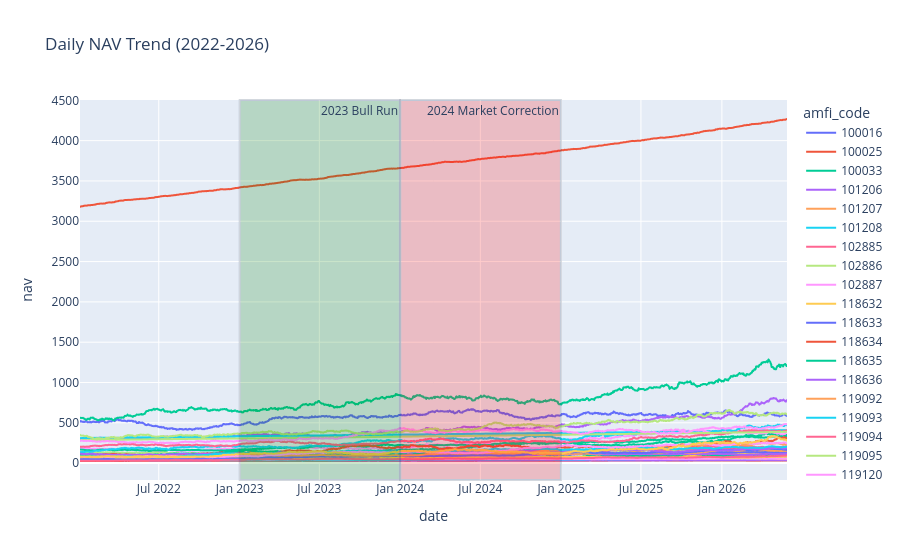

Write notebook code for a chart like this one.
### Markdown cell above
NAV Trend Analysis

Requirement:

Plot daily NAV for all 40 schemes 2022–2026
Highlight 2023 bull run and 2024 correction
Use Plotly
What are we analyzing?

NAV = fund value over time.

Need trend.

Example:

2023 → market bullish → NAV rises
2024 → correction → temporary fall

### Code cell
nav["date"] = pd.to_datetime(nav["date"])

fig = px.line(
    nav,
    x="date",
    y="nav",
    color="amfi_code",
    title="Daily NAV Trend (2022-2026)"
)

fig.add_vrect(
    x0="2023-01-01",
    x1="2023-12-31",
    annotation_text="2023 Bull Run",
    fillcolor="green",
    opacity=0.2
)

fig.add_vrect(
    x0="2024-01-01",
    x1="2024-12-31",
    annotation_text="2024 Market Correction",
    fillcolor="red",
    opacity=0.2
)

fig.show()

### Figure 1 — Plotly figure (JSON) as saved in the notebook; plotly's stock layout.template omitted (floating-point values rounded to 4 significant figures; data arrays with more than 128 entries replaced by an {"elided": "..."} marker saying what was removed)
{"data": [{"hovertemplate": "amfi_code=100016<br>date=%{x}<br>nav=%{y}<extra></extra>", "legendgroup": "100016", "line": {"color": "#636efa", "dash": "solid"}, "marker": {"symbol": "circle"}, "mode": "lines", "name": "100016", "showlegend": true, "type": "scattergl", "x": {"elided": "1150 str values"}, "xaxis": "x", "y": {"elided": "1150 float values"}, "yaxis": "y"}, {"hovertemplate": "amfi_code=100025<br>date=%{x}<br>nav=%{y}<extra></extra>", "legendgroup": "100025", "line": {"color": "#EF553B", "dash": "solid"}, "marker": {"symbol": "circle"}, "mode": "lines", "name": "100025", "showlegend": true, "type": "scattergl", "x": {"elided": "1150 str values"}, "xaxis": "x", "y": {"elided": "1150 float values"}, "yaxis": "y"}, {"hovertemplate": "amfi_code=100033<br>date=%{x}<br>nav=%{y}<extra></extra>", "legendgroup": "100033", "line": {"color": "#00cc96", "dash": "solid"}, "marker": {"symbol": "circle"}, "mode": "lines", "name": "100033", "showlegend": true, "type": "scattergl", "x": {"elided": "1150 str values"}, "xaxis": "x", "y": {"elided": "1150 float values"}, "yaxis": "y"}, {"hovertemplate": "amfi_code=101206<br>date=%{x}<br>nav=%{y}<extra></extra>", "legendgroup": "101206", "line": {"color": "#ab63fa", "dash": "solid"}, "marker": {"symbol": "circle"}, "mode": "lines", "name": "101206", "showlegend": true, "type": "scattergl", "x": {"elided": "1150 str values"}, "xaxis": "x", "y": {"elided": "1150 float values"}, "yaxis": "y"}, {"hovertemplate": "amfi_code=101207<br>date=%{x}<br>nav=%{y}<extra></extra>", "legendgroup": "101207", "line": {"color": "#FFA15A", "dash": "solid"}, "marker": {"symbol": "circle"}, "mode": "lines", "name": "101207", "showlegend": true, "type": "scattergl", "x": {"elided": "1150 str values"}, "xaxis": "x", "y": {"elided": "1150 float values"}, "yaxis": "y"}, {"hovertemplate": "amfi_code=101208<br>date=%{x}<br>nav=%{y}<extra></extra>", "legendgroup": "101208", "line": {"color": "#19d3f3", "dash": "solid"}, "marker": {"symbol": "circle"}, "mode": "lines", "name": "101208", "showlegend": true, "type": "scattergl", "x": {"elided": "1150 str values"}, "xaxis": "x", "y": {"elided": "1150 float values"}, "yaxis": "y"}, {"hovertemplate": "amfi_code=102885<br>date=%{x}<br>nav=%{y}<extra></extra>", "legendgroup": "102885", "line": {"color": "#FF6692", "dash": "solid"}, "marker": {"symbol": "circle"}, "mode": "lines", "name": "102885", "showlegend": true, "type": "scattergl", "x": {"elided": "1150 str values"}, "xaxis": "x", "y": {"elided": "1150 float values"}, "yaxis": "y"}, {"hovertemplate": "amfi_code=102886<br>date=%{x}<br>nav=%{y}<extra></extra>", "legendgroup": "102886", "line": {"color": "#B6E880", "dash": "solid"}, "marker": {"symbol": "circle"}, "mode": "lines", "name": "102886", "showlegend": true, "type": "scattergl", "x": {"elided": "1150 str values"}, "xaxis": "x", "y": {"elided": "1150 float values"}, "yaxis": "y"}, {"hovertemplate": "amfi_code=102887<br>date=%{x}<br>nav=%{y}<extra></extra>", "legendgroup": "102887", "line": {"color": "#FF97FF", "dash": "solid"}, "marker": {"symbol": "circle"}, "mode": "lines", "name": "102887", "showlegend": true, "type": "scattergl", "x": {"elided": "1150 str values"}, "xaxis": "x", "y": {"elided": "1150 float values"}, "yaxis": "y"}, {"hovertemplate": "amfi_code=118632<br>date=%{x}<br>nav=%{y}<extra></extra>", "legendgroup": "118632", "line": {"color": "#FECB52", "dash": "solid"}, "marker": {"symbol": "circle"}, "mode": "lines", "name": "118632", "showlegend": true, "type": "scattergl", "x": {"elided": "1150 str values"}, "xaxis": "x", "y": {"elided": "1150 float values"}, "yaxis": "y"}, {"hovertemplate": "amfi_code=118633<br>date=%{x}<br>nav=%{y}<extra></extra>", "legendgroup": "118633", "line": {"color": "#636efa", "dash": "solid"}, "marker": {"symbol": "circle"}, "mode": "lines", "name": "118633", "showlegend": true, "type": "scattergl", "x": {"elided": "1150 str values"}, "xaxis": "x", "y": {"elided": "1150 float values"}, "yaxis": "y"}, {"hovertemplate": "amfi_code=118634<br>date=%{x}<br>nav=%{y}<extra></extra>", "legendgroup": "118634", "line": {"color": "#EF553B", "dash": "solid"}, "marker": {"symbol": "circle"}, "mode": "lines", "name": "118634", "showlegend": true, "type": "scattergl", "x": {"elided": "1150 str values"}, "xaxis": "x", "y": {"elided": "1150 float values"}, "yaxis": "y"}, {"hovertemplate": "amfi_code=118635<br>date=%{x}<br>nav=%{y}<extra></extra>", "legendgroup": "118635", "line": {"color": "#00cc96", "dash": "solid"}, "marker": {"symbol": "circle"}, "mode": "lines", "name": "118635", "showlegend": true, "type": "scattergl", "x": {"elided": "1150 str values"}, "xaxis": "x", "y": {"elided": "1150 float values"}, "yaxis": "y"}, {"hovertemplate": "amfi_code=118636<br>date=%{x}<br>nav=%{y}<extra></extra>", "legendgroup": "118636", "line": {"color": "#ab63fa", "dash": "solid"}, "marker": {"symbol": "circle"}, "mode": "lines", "name": "118636", "showlegend": true, "type": "scattergl", "x": {"elided": "1150 str values"}, "xaxis": "x", "y": {"elided": "1150 float values"}, "yaxis": "y"}, {"hovertemplate": "amfi_code=119092<br>date=%{x}<br>nav=%{y}<extra></extra>", "legendgroup": "119092", "line": {"color": "#FFA15A", "dash": "solid"}, "marker": {"symbol": "circle"}, "mode": "lines", "name": "119092", "showlegend": true, "type": "scattergl", "x": {"elided": "1150 str values"}, "xaxis": "x", "y": {"elided": "1150 float values"}, "yaxis": "y"}, {"hovertemplate": "amfi_code=119093<br>date=%{x}<br>nav=%{y}<extra></extra>", "legendgroup": "119093", "line": {"color": "#19d3f3", "dash": "solid"}, "marker": {"symbol": "circle"}, "mode": "lines", "name": "119093", "showlegend": true, "type": "scattergl", "x": {"elided": "1150 str values"}, "xaxis": "x", "y": {"elided": "1150 float values"}, "yaxis": "y"}, {"hovertemplate": "amfi_code=119094<br>date=%{x}<br>nav=%{y}<extra></extra>", "legendgroup": "119094", "line": {"color": "#FF6692", "dash": "solid"}, "marker": {"symbol": "circle"}, "mode": "lines", "name": "119094", "showlegend": true, "type": "scattergl", "x": {"elided": "1150 str values"}, "xaxis": "x", "y": {"elided": "1150 float values"}, "yaxis": "y"}, {"hovertemplate": "amfi_code=119095<br>date=%{x}<br>nav=%{y}<extra></extra>", "legendgroup": "119095", "line": {"color": "#B6E880", "dash": "solid"}, "marker": {"symbol": "circle"}, "mode": "lines", "name": "119095", "showlegend": true, "type": "scattergl", "x": {"elided": "1150 str values"}, "xaxis": "x", "y": {"elided": "1150 float values"}, "yaxis": "y"}, {"hovertemplate": "amfi_code=119120<br>date=%{x}<br>nav=%{y}<extra></extra>", "legendgroup": "119120", "line": {"color": "#FF97FF", "dash": "solid"}, "marker": {"symbol": "circle"}, "mode": "lines", "name": "119120", "showlegend": true, "type": "scattergl", "x": {"elided": "1150 str values"}, "xaxis": "x", "y": {"elided": "1150 float values"}, "yaxis": "y"}, {"hovertemplate": "amfi_code=119551<br>date=%{x}<br>nav=%{y}<extra></extra>", "legendgroup": "119551", "line": {"color": "#FECB52", "dash": "solid"}, "marker": {"symbol": "circle"}, "mode": "lines", "name": "119551", "showlegend": true, "type": "scattergl", "x": {"elided": "1150 str values"}, "xaxis": "x", "y": {"elided": "1150 float values"}, "yaxis": "y"}, {"hovertemplate": "amfi_code=119552<br>date=%{x}<br>nav=%{y}<extra></extra>", "legendgroup": "119552", "line": {"color": "#636efa", "dash": "solid"}, "marker": {"symbol": "circle"}, "mode": "lines", "name": "119552", "showlegend": true, "type": "scattergl", "x": {"elided": "1150 str values"}, "xaxis": "x", "y": {"elided": "1150 float values"}, "yaxis": "y"}, {"hovertemplate": "amfi_code=119598<br>date=%{x}<br>nav=%{y}<extra></extra>", "legendgroup": "119598", "line": {"color": "#EF553B", "dash": "solid"}, "marker": {"symbol": "circle"}, "mode": "lines", "name": "119598", "showlegend": true, "type": "scattergl", "x": {"elided": "1150 str values"}, "xaxis": "x", "y": {"elided": "1150 float values"}, "yaxis": "y"}, {"hovertemplate": "amfi_code=119599<br>date=%{x}<br>nav=%{y}<extra></extra>", "legendgroup": "119599", "line": {"color": "#00cc96", "dash": "solid"}, "marker": {"symbol": "circle"}, "mode": "lines", "name": "119599", "showlegend": true, "type": "scattergl", "x": {"elided": "1150 str values"}, "xaxis": "x", "y": {"elided": "1150 float values"}, "yaxis": "y"}, {"hovertemplate": "amfi_code=120503<br>date=%{x}<br>nav=%{y}<extra></extra>", "legendgroup": "120503", "line": {"color": "#ab63fa", "dash": "solid"}, "marker": {"symbol": "circle"}, "mode": "lines", "name": "120503", "showlegend": true, "type": "scattergl", "x": {"elided": "1150 str values"}, "xaxis": "x", "y": {"elided": "1150 float values"}, "yaxis": "y"}, {"hovertemplate": "amfi_code=120504<br>date=%{x}<br>nav=%{y}<extra></extra>", "legendgroup": "120504", "line": {"color": "#FFA15A", "dash": "solid"}, "marker": {"symbol": "circle"}, "mode": "lines", "name": "120504", "showlegend": true, "type": "scattergl", "x": {"elided": "1150 str values"}, "xaxis": "x", "y": {"elided": "1150 float values"}, "yaxis": "y"}, {"hovertemplate": "amfi_code=120505<br>date=%{x}<br>nav=%{y}<extra></extra>", "legendgroup": "120505", "line": {"color": "#19d3f3", "dash": "solid"}, "marker": {"symbol": "circle"}, "mode": "lines", "name": "120505", "showlegend": true, "type": "scattergl", "x": {"elided": "1150 str values"}, "xaxis": "x", "y": {"elided": "1150 float values"}, "yaxis": "y"}, {"hovertemplate": "amfi_code=120506<br>date=%{x}<br>nav=%{y}<extra></extra>", "legendgroup": "120506", "line": {"color": "#FF6692", "dash": "solid"}, "marker": {"symbol": "circle"}, "mode": "lines", "name": "120506", "showlegend": true, "type": "scattergl", "x": {"elided": "1150 str values"}, "xaxis": "x", "y": {"elided": "1150 float values"}, "yaxis": "y"}, {"hovertemplate": "amfi_code=120507<br>date=%{x}<br>nav=%{y}<extra></extra>", "legendgroup": "120507", "line": {"color": "#B6E880", "dash": "solid"}, "marker": {"symbol": "circle"}, "mode": "lines", "name": "120507", "showlegend": true, "type": "scattergl", "x": {"elided": "1150 str values"}, "xaxis": "x", "y": {"elided": "1150 float values"}, "yaxis": "y"}, {"hovertemplate": "amfi_code=120841<br>date=%{x}<br>nav=%{y}<extra></extra>", "legendgroup": "120841", "line": {"color": "#FF97FF", "dash": "solid"}, "marker": {"symbol": "circle"}, "mode": "lines", "name": "120841", "showlegend": true, "type": "scattergl", "x": {"elided": "1150 str values"}, "xaxis": "x", "y": {"elided": "1150 float values"}, "yaxis": "y"}, {"hovertemplate": "amfi_code=120842<br>date=%{x}<br>nav=%{y}<extra></extra>", "legendgroup": "120842", "line": {"color": "#FECB52", "dash": "solid"}, "marker": {"symbol": "circle"}, "mode": "lines", "name": "120842", "showlegend": true, "type": "scattergl", "x": {"elided": "1150 str values"}, "xaxis": "x", "y": {"elided": "1150 float values"}, "yaxis": "y"}, {"hovertemplate": "amfi_code=120843<br>date=%{x}<br>nav=%{y}<extra></extra>", "legendgroup": "120843", "line": {"color": "#636efa", "dash": "solid"}, "marker": {"symbol": "circle"}, "mode": "lines", "name": "120843", "showlegend": true, "type": "scattergl", "x": {"elided": "1150 str values"}, "xaxis": "x", "y": {"elided": "1150 float values"}, "yaxis": "y"}, {"hovertemplate": "amfi_code=120844<br>date=%{x}<br>nav=%{y}<extra></extra>", "legendgroup": "120844", "line": {"color": "#EF553B", "dash": "solid"}, "marker": {"symbol": "circle"}, "mode": "lines", "name": "120844", "showlegend": true, "type": "scattergl", "x": {"elided": "1150 str values"}, "xaxis": "x", "y": {"elided": "1150 float values"}, "yaxis": "y"}, {"hovertemplate": "amfi_code=125497<br>date=%{x}<br>nav=%{y}<extra></extra>", "legendgroup": "125497", "line": {"color": "#00cc96", "dash": "solid"}, "marker": {"symbol": "circle"}, "mode": "lines", "name": "125497", "showlegend": true, "type": "scattergl", "x": {"elided": "1150 str values"}, "xaxis": "x", "y": {"elided": "1150 float values"}, "yaxis": "y"}, {"hovertemplate": "amfi_code=125498<br>date=%{x}<br>nav=%{y}<extra></extra>", "legendgroup": "125498", "line": {"color": "#ab63fa", "dash": "solid"}, "marker": {"symbol": "circle"}, "mode": "lines", "name": "125498", "showlegend": true, "type": "scattergl", "x": {"elided": "1150 str values"}, "xaxis": "x", "y": {"elided": "1150 float values"}, "yaxis": "y"}, {"hovertemplate": "amfi_code=148567<br>date=%{x}<br>nav=%{y}<extra></extra>", "legendgroup": "148567", "line": {"color": "#FFA15A", "dash": "solid"}, "marker": {"symbol": "circle"}, "mode": "lines", "name": "148567", "showlegend": true, "type": "scattergl", "x": {"elided": "1150 str values"}, "xaxis": "x", "y": {"elided": "1150 float values"}, "yaxis": "y"}, {"hovertemplate": "amfi_code=148568<br>date=%{x}<br>nav=%{y}<extra></extra>", "legendgroup": "148568", "line": {"color": "#19d3f3", "dash": "solid"}, "marker": {"symbol": "circle"}, "mode": "lines", "name": "148568", "showlegend": true, "type": "scattergl", "x": {"elided": "1150 str values"}, "xaxis": "x", "y": {"elided": "1150 float values"}, "yaxis": "y"}, {"hovertemplate": "amfi_code=148569<br>date=%{x}<br>nav=%{y}<extra></extra>", "legendgroup": "148569", "line": {"color": "#FF6692", "dash": "solid"}, "marker": {"symbol": "circle"}, "mode": "lines", "name": "148569", "showlegend": true, "type": "scattergl", "x": {"elided": "1150 str values"}, "xaxis": "x", "y": {"elided": "1150 float values"}, "yaxis": "y"}, {"hovertemplate": "amfi_code=149322<br>date=%{x}<br>nav=%{y}<extra></extra>", "legendgroup": "149322", "line": {"color": "#B6E880", "dash": "solid"}, "marker": {"symbol": "circle"}, "mode": "lines", "name": "149322", "showlegend": true, "type": "scattergl", "x": {"elided": "1150 str values"}, "xaxis": "x", "y": {"elided": "1150 float values"}, "yaxis": "y"}, {"hovertemplate": "amfi_code=149323<br>date=%{x}<br>nav=%{y}<extra></extra>", "legendgroup": "149323", "line": {"color": "#FF97FF", "dash": "solid"}, "marker": {"symbol": "circle"}, "mode": "lines", "name": "149323", "showlegend": true, "type": "scattergl", "x": {"elided": "1150 str values"}, "xaxis": "x", "y": {"elided": "1150 float values"}, "yaxis": "y"}, {"hovertemplate": "amfi_code=149324<br>date=%{x}<br>nav=%{y}<extra></extra>", "legendgroup": "149324", "line": {"color": "#FECB52", "dash": "solid"}, "marker": {"symbol": "circle"}, "mode": "lines", "name": "149324", "showlegend": true, "type": "scattergl", "x": {"elided": "1150 str values"}, "xaxis": "x", "y": {"elided": "1150 float values"}, "yaxis": "y"}], "layout": {"annotations": [{"showarrow": false, "text": "2023 Bull Run", "x": "2023-12-31", "xanchor": "right", "xref": "x", "y": 1, "yanchor": "top", "yref": "y domain"}, {"showarrow": false, "text": "2024 Market Correction", "x": "2024-12-31", "xanchor": "right", "xref": "x", "y": 1, "yanchor": "top", "yref": "y domain"}], "legend": {"title": {"text": "amfi_code"}, "tracegroupgap": 0}, "shapes": [{"fillcolor": "green", "opacity": 0.2, "type": "rect", "x0": "2023-01-01", "x1": "2023-12-31", "xref": "x", "y0": 0, "y1": 1, "yref": "y domain"}, {"fillcolor": "red", "opacity": 0.2, "type": "rect", "x0": "2024-01-01", "x1": "2024-12-31", "xref": "x", "y0": 0, "y1": 1, "yref": "y domain"}], "title": {"text": "Daily NAV Trend (2022-2026)"}, "xaxis": {"anchor": "y", "domain": [0, 1], "title": {"text": "date"}}, "yaxis": {"anchor": "x", "domain": [0, 1], "title": {"text": "nav"}}}}
